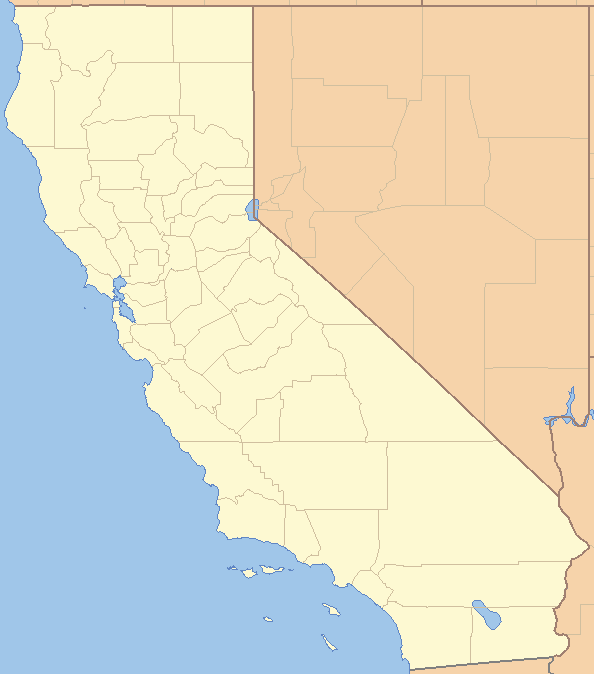
#> input picture UM/ML/hw3s/california.png, 594 x 674 px
$ jupyter execute H3P2T2.ipynb
#> lines starting #> are read from the running program, lines starting #| are printed output that depends on the picture
# Homework 3 Part 2 Task 2 - Regression

The data is in 'housing.csv'. <br>
Each row in the table is a data point: the features of an area in California <br>
Clearly, the `median_house_value` is correlated with some other features, e.g., `median_income` and location <br>
Thus, we can estimate `median_house_value` = regression_model(`median_income`, `longitude`, `latitude`, ...) <br>
The taks is to build regressors to predict `median_house_value` using the other features <br>
If you need some motivation to do this task, see this <br>
A similar dataset on https://www.kaggle.com/c/zillow-prize-1 ($1,200,000)

### Create your "signature"

Run the cell below but do NOT modify the cell. \
The signature needs to be displayed right below the cell in this file. \
You will get zero point if the signature is not displayed.

[cell 1]
import platform, socket, getpass
from time import time
from datetime import datetime
import random

signature = [
    socket.gethostbyname(socket.gethostname()),
    getpass.getuser(),
    datetime.now(),
    random.random(),
]
print(signature)

[cell 2]
import numpy as np
import pandas as pd
import matplotlib.pyplot as plt

[cell 3]
housing = pd.read_csv("housing.csv")
#> (reads UM/ML/hw3s/housing.csv from the repository)
housing.head()

[cell 4]
housing.shape

### Data pre-processing: remove NaN

[cell 5]
housing.isnull().sum()

[cell 6]
# there are 207 NaN in the column 'total_bedrooms', remove them
# check housing again using housing.isnull().sum()
housing["total_bedrooms"].fillna((housing["total_bedrooms"].mean()), inplace=True)
housing.isnull().sum()

### Data pre-processing: Convert categorical data to numerical data - "ocean_proximity"

[cell 7]
housing["ocean_proximity"].value_counts()

[cell 8]
# We can use one-hot encoding method by calling pd.get_dummies
categorical_columns = ["ocean_proximity"]  # must be a list
housing = pd.get_dummies(housing, columns=categorical_columns)
housing.head()

### Visualize the data

[cell 9]
from skimage.io import imread

california_img = imread("california.png")
#> california_img is the input picture: shape (674, 594, 3); mean R, G, B 225, 221.3, 200.9
x1 = min(housing["longitude"].values)
x2 = max(housing["longitude"].values)
y1 = min(housing["latitude"].values)
y2 = max(housing["latitude"].values)
# ---------------------------------------------
# the parameter c refers to color
# thus, median_house_value is color-coded in the left plot
fig, ax = plt.subplots(1, 2)
housing.plot(
    ax=ax[0],
    kind="scatter",
    x="longitude",
    y="latitude",
    s=housing["population"] / 100,
    label="population",
    c="median_house_value",
    cmap=plt.get_cmap("jet"),
    colorbar=True,
    alpha=0.4,
    figsize=(10, 7),
)
# ---------------------------------------------
# the parameter c refers to color
# thus, median_income is color-coded in the right plot
ax[0].imshow(california_img, extent=[x1, x2, y1, y2])
ax[0].set_title("median_house_value")
housing.plot(
    ax=ax[1],
    kind="scatter",
    x="longitude",
    y="latitude",
    s=housing["population"] / 100,
    label="population",
    c="median_income",
    cmap=plt.get_cmap("jet"),
    colorbar=True,
    alpha=0.4,
    figsize=(10, 7),
)
ax[1].imshow(california_img, extent=[x1, x2, y1, y2])
ax[1].set_title("median_income")
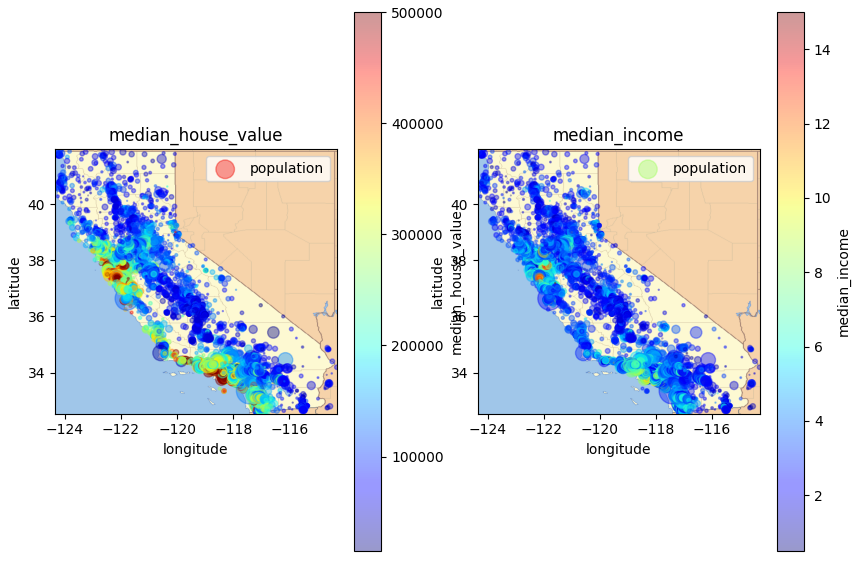
#> figure drawn by matplotlib, 4 panels

### Prepare the Training and Testing Datasets

[cell 10]
X = housing.drop(["median_house_value"], axis=1)
X.head()

[cell 11]
Y = housing["median_house_value"]
Y.head()

[cell 12]
# convert pandas dataframe/series to numpy array
# sklearn functions may not work well with pandas data types
X_columns = X.columns  # store the column names
X = X.values
Y = Y.values

[cell 13]
# trainnig, validation, testing split
from sklearn.model_selection import train_test_split

X_train, X_test, Y_train, Y_test = train_test_split(X, Y, test_size=0.2, random_state=0)
# split X_train and Y_train into a 'pure' training set and a validation set
X_train, X_val, Y_train, Y_val = train_test_split(
    X_train, Y_train, test_size=0.1, random_state=0
)
print("train:", X_train.shape, Y_train.shape)
print("validation:", X_val.shape, Y_val.shape)
print("test:", X_test.shape, Y_test.shape)

[cell 14]
# apply feature normalization to training, validation and test sets
from sklearn.preprocessing import MinMaxScaler

scaler = MinMaxScaler()
scaler.fit(X_train)  # think about why fit to X_train, not X ?
X_train = scaler.transform(X_train)
X_val = scaler.transform(X_val)
X_test = scaler.transform(X_test)

[cell 15]
type(X_train)

## Your task begins here:

(1) build a linear regression model to predict Y given X <br>
(2) build a KNN regression model to predict Y given X <br>
(3) build a random-forest regression model to predict Y given X <br>

### 1. LinearRegression from sklearn.linear_model

[cell 16]
# step1: create a linear model, we assume the name of the model is linear_model
# step2: train/fit the model on the training set
# step3: do prediction on training and testing sets
#        Y_train_pred = linear_model.predict(X_train)
#        Y_test_pred = linear_model.predict(X_test)
# step4: compute MSE, MAE and MAPE of Y_train_pred and Y_test_pred, and print the values
# step5: compute R2 using the method linear_model.score(...) on the training set and the testing set
# step6: plot Y_train vs Y_train_pred, plot Y_test vs Y_test_pred
# step7: visualize the result on the California map

[cell 17]
# step1:
from sklearn.linear_model import LinearRegression
linear_model = LinearRegression()

[cell 18]
# step2:
linear_model.fit(X_train, Y_train)

[cell 19]
# step3:
Y_train_pred = linear_model.predict(X_train)
Y_test_pred = linear_model.predict(X_test)

[cell 20]
type(Y_test_pred)

[cell 21]
# step4:
print("Evaluate model on traning set")
MSE = np.mean((Y_train - Y_train_pred) ** 2)
MAE = np.mean(np.abs(Y_train - Y_train_pred))
MAPE = np.mean(np.abs(Y_train - Y_train_pred) / Y_train)
print("MSE=", MSE)
print("MAE=", MAE)
print("MAPE=", MAPE)
print("Evaluate model on testing set")
MSE = np.mean((Y_test - Y_test_pred) ** 2)
MAE = np.mean(np.abs(Y_test - Y_test_pred))
MAPE = np.mean(np.abs(Y_test - Y_test_pred) / Y_test)
print("MSE=", MSE)
print("MAE=", MAE)
print("MAPE=", MAPE)

[cell 22]
# step5:
print("R2 on training set:", linear_model.score(X_train, Y_train))
print("R2 on testing set:", linear_model.score(X_test, Y_test))

[cell 23]
# step6:
# the red line is the 45-degree line
fig, ax = plt.subplots(1, 2, constrained_layout=True)
ax[0].set_title("Y_test_pred vs Y_test")
ax[0].plot(Y_test, Y_test_pred, ".")
ymax = np.max([Y_test.max(), Y_test_pred.max()])
ax[0].plot(np.linspace(0, ymax, 3), np.linspace(0, ymax, 3), "-r")
ax[0].set_xlabel("Y_test")
ax[0].set_ylabel("Y_test_pred")
ax[1].set_title("Y_train_pred vs Y_train")
ax[1].plot(Y_train, Y_train_pred, ".")
ymax = np.max([Y_train.max(), Y_train_pred.max()])
ax[1].plot(np.linspace(0, ymax, 3), np.linspace(0, ymax, 3), "-r")
ax[1].set_xlabel("Y_train")
ax[1].set_ylabel("Y_train_pred")
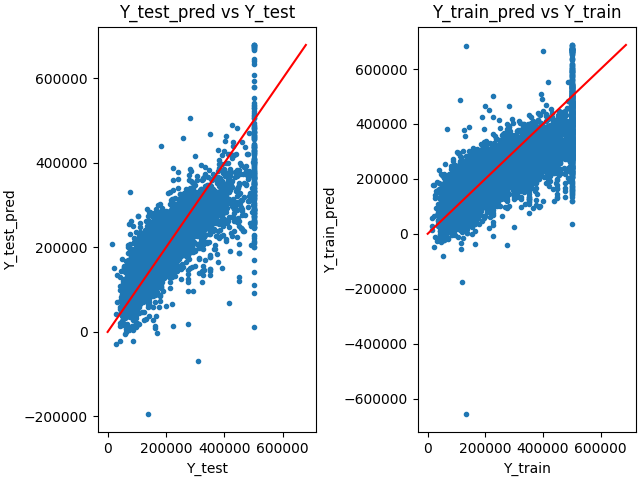
#> figure drawn by matplotlib, 2 panels

[cell 24]
# step7:
data = scaler.inverse_transform(X_test)
data = pd.DataFrame(data, columns=X_columns)
data["Y_test"] = Y_test
data["Y_test_pred"] = Y_test_pred

x1 = min(data["longitude"].values)
x2 = max(data["longitude"].values)
y1 = min(data["latitude"].values)
y2 = max(data["latitude"].values)

fig, ax = plt.subplots(1, 2)
data.plot(
    ax=ax[0],
    kind="scatter",
    x="longitude",
    y="latitude",
    s=data["population"] / 100,
    label="population",
    c="Y_test",
    cmap=plt.get_cmap("jet"),
    colorbar=True,
    alpha=0.4,
    figsize=(10, 7),
)
ax[0].imshow(california_img, extent=[x1, x2, y1, y2])
ax[0].set_title("ground truth")
data.plot(
    ax=ax[1],
    kind="scatter",
    x="longitude",
    y="latitude",
    s=data["population"] / 100,
    label="population",
    c="Y_test_pred",
    cmap=plt.get_cmap("jet"),
    colorbar=True,
    alpha=0.4,
    figsize=(10, 7),
)
ax[1].imshow(california_img, extent=[x1, x2, y1, y2])
ax[1].set_title("prediction")
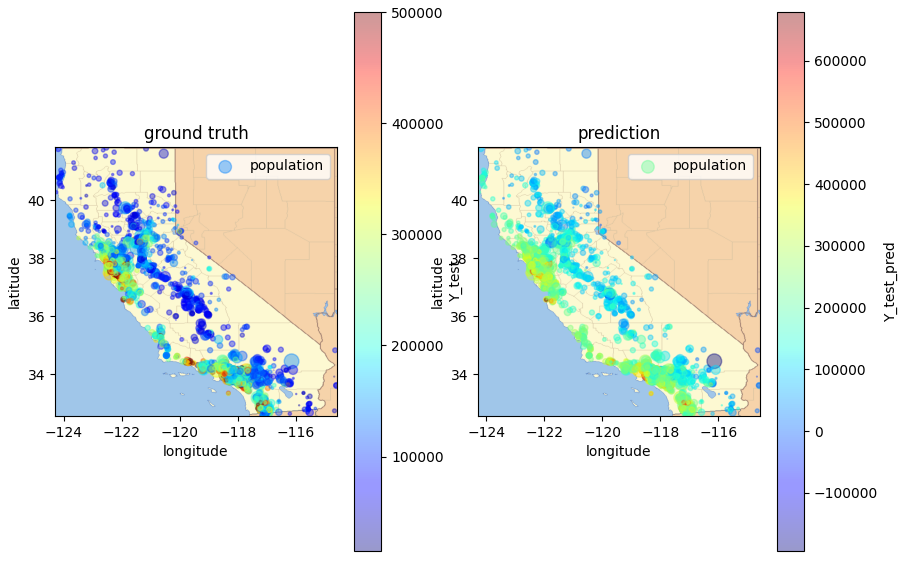
#> figure drawn by matplotlib, 4 panels

[cell 25]
Y_test.shape

### 2. KNeighborsRegressor from sklearn.neighbors.KNeighborsRegressor

[cell 26]
# https://scikit-learn.org/stable/modules/generated/sklearn.neighbors.KNeighborsRegressor.html
# step1: create a knn regression model, we assume the name of the model is knn, set n_neighbors=5
# step2: train the model on the training set
# step3: do prediction on training and testing sets
#        Y_train_pred = knn.predict(X_train)
#        Y_test_pred = knn.predict(X_test)
# step4: compute MSE, MAE and MAPE of Y_train_pred and Y_test_pred, and print the values
# step5: compute R2 using the method knn.score(...) on the training set and the testing set
# step6: scatter plot Y_train vs Y_train_pred, scatter plot Y_test vs Y_test_pred
# step7: visualze the result on the map
# write each step in a cell

[cell 27]
# step1:
from sklearn.neighbors import KNeighborsRegressor
knn = KNeighborsRegressor(n_neighbors=5)

[cell 28]
# step2:
knn.fit(X_train, Y_train)

[cell 29]
# step3:
Y_train_pred = knn.predict(X_train)
Y_test_pred = knn.predict(X_test)

[cell 30]
# step4:
print("Evaluate model on training set")
MSE = np.mean((Y_train - Y_train_pred) ** 2)
MAE = np.mean(np.abs(Y_train - Y_train_pred))
MAPE = np.mean(np.abs(Y_train - Y_train_pred) / Y_train)
print("MSE=", MSE)
print("MAE=", MAE)
print("MAPE=", MAPE)
print("Evaluate model on testing set")
MSE = np.mean((Y_test - Y_test_pred) ** 2)
MAE = np.mean(np.abs(Y_test - Y_test_pred))
MAPE = np.mean(np.abs(Y_test - Y_test_pred) / Y_test)
print("MSE=", MSE)
print("MAE=", MAE)
print("MAPE=", MAPE)

[cell 31]
# step5:
print("R2 on training set:", knn.score(X_train, Y_train))
print("R2 on testing set:", knn.score(X_test, Y_test))

[cell 32]
# step6:
fig, ax = plt.subplots(1, 2, constrained_layout=True)
ax[0].set_title("Y_test_pred vs Y_test")
ax[0].plot(Y_test, Y_test_pred, ".")
ymax = np.max([Y_test.max(), Y_test_pred.max()])
ax[0].plot(np.linspace(0, ymax, 3), np.linspace(0, ymax, 3), "-r")
ax[0].set_xlabel("Y_test")
ax[0].set_ylabel("Y_test_pred")
ax[1].set_title("Y_train_pred vs Y_train")
ax[1].plot(Y_train, Y_train_pred, ".")
ymax = np.max([Y_train.max(), Y_train_pred.max()])
ax[1].plot(np.linspace(0, ymax, 3), np.linspace(0, ymax, 3), "-r")
ax[1].set_xlabel("Y_train")
ax[1].set_ylabel("Y_train_pred")
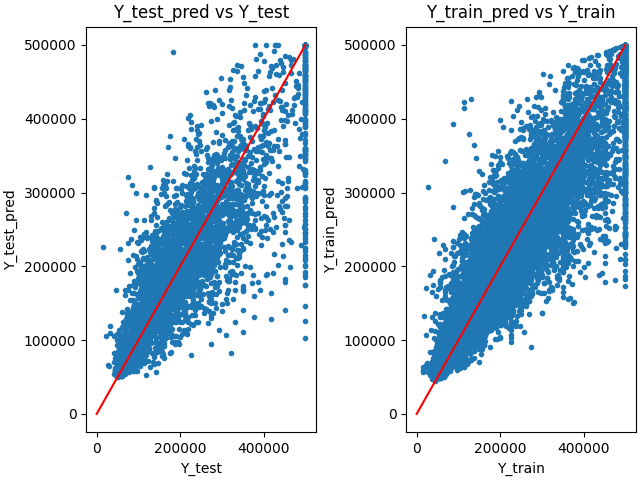
#> figure drawn by matplotlib, 2 panels

[cell 33]
# step7:
data = scaler.inverse_transform(X_test)
data = pd.DataFrame(data, columns=X_columns)
data["Y_test"] = Y_test
data["Y_test_pred"] = Y_test_pred

x1 = min(data["longitude"].values)
x2 = max(data["longitude"].values)
y1 = min(data["latitude"].values)
y2 = max(data["latitude"].values)

fig, ax = plt.subplots(1, 2)
data.plot(
    ax=ax[0],
    kind="scatter",
    x="longitude",
    y="latitude",
    s=data["population"] / 100,
    label="population",
    c="Y_test",
    cmap=plt.get_cmap("jet"),
    colorbar=True,
    alpha=0.4,
    figsize=(10, 7),
)
ax[0].imshow(california_img, extent=[x1, x2, y1, y2])
ax[0].set_title("ground truth")
data.plot(
    ax=ax[1],
    kind="scatter",
    x="longitude",
    y="latitude",
    s=data["population"] / 100,
    label="population",
    c="Y_test_pred",
    cmap=plt.get_cmap("jet"),
    colorbar=True,
    alpha=0.4,
    figsize=(10, 7),
)
ax[1].imshow(california_img, extent=[x1, x2, y1, y2])
ax[1].set_title("prediction")
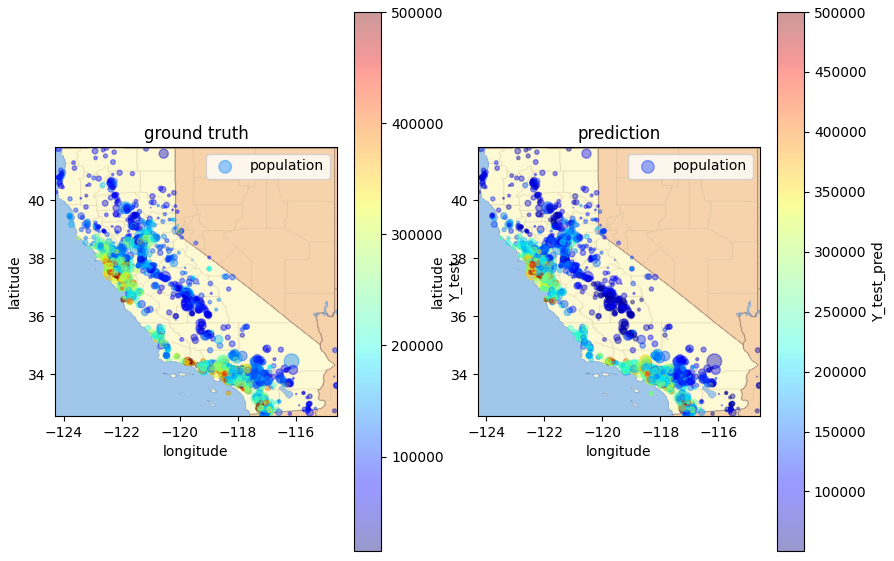
#> figure drawn by matplotlib, 4 panels

### 3(a). RandomForestRegressor from sklearn.ensemble

[cell 34]
# https://scikit-learn.org/stable/modules/generated/sklearn.ensemble.RandomForestRegressor.html
# step1: create a RF regression model, we assume the name of the model is RF
#        set n_estimators=20, max_depth=10, and random_state=0
#        other hyper-parameters take the default values (you do not need to set values for those)
# step2: train the model on the training set
# step3: do prediction on training and testing sets
#        Y_train_pred = RF.predict(X_train)
#        Y_test_pred = RF.predict(X_test)
# step4: compute MSE, MAE and MAPE of Y_train_pred and Y_test_pred, and print the values
# step5: compute R2 using the method RF.score(...) on the training set and the testing set
# step6: scatter plot Y_train vs Y_train_pred, scatter plot Y_test vs Y_test_pred
# step7: visualze the result on the map
# write each step in a cell

[cell 35]
# step1:
from sklearn.ensemble import RandomForestRegressor
RF = RandomForestRegressor(n_estimators=20, max_depth=10, random_state=0)

[cell 36]
# step2:
RF.fit(X_train, Y_train)

[cell 37]
# step3:
Y_train_pred = RF.predict(X_train)
Y_test_pred = RF.predict(X_test)

[cell 38]
# step4:
print("Evaluate model on training set")
MSE = np.mean((Y_train - Y_train_pred) ** 2)
MAE = np.mean(np.abs(Y_train - Y_train_pred))
MAPE = np.mean(np.abs(Y_train - Y_train_pred) / Y_train)
print("MSE=", MSE)
print("MAE=", MAE)
print("MAPE=", MAPE)
print("Evaluate model on testing set")
MSE = np.mean((Y_test - Y_test_pred) ** 2)
MAE = np.mean(np.abs(Y_test - Y_test_pred))
MAPE = np.mean(np.abs(Y_test - Y_test_pred) / Y_test)
print("MSE=", MSE)
print("MAE=", MAE)
print("MAPE=", MAPE)

[cell 39]
# step5:
print("R2 on training set:", RF.score(X_train, Y_train))
print("R2 on testing set:", RF.score(X_test, Y_test))

[cell 40]
# step6:
fig, ax = plt.subplots(1, 2, constrained_layout=True)
ax[0].set_title("Y_test_pred vs Y_test")
ax[0].plot(Y_test, Y_test_pred, ".")
ymax = np.max([Y_test.max(), Y_test_pred.max()])
ax[0].plot(np.linspace(0, ymax, 3), np.linspace(0, ymax, 3), "-r")
ax[0].set_xlabel("Y_test")
ax[0].set_ylabel("Y_test_pred")
ax[1].set_title("Y_train_pred vs Y_train")
ax[1].plot(Y_train, Y_train_pred, ".")
ymax = np.max([Y_train.max(), Y_train_pred.max()])
ax[1].plot(np.linspace(0, ymax, 3), np.linspace(0, ymax, 3), "-r")
ax[1].set_xlabel("Y_train")
ax[1].set_ylabel("Y_train_pred")
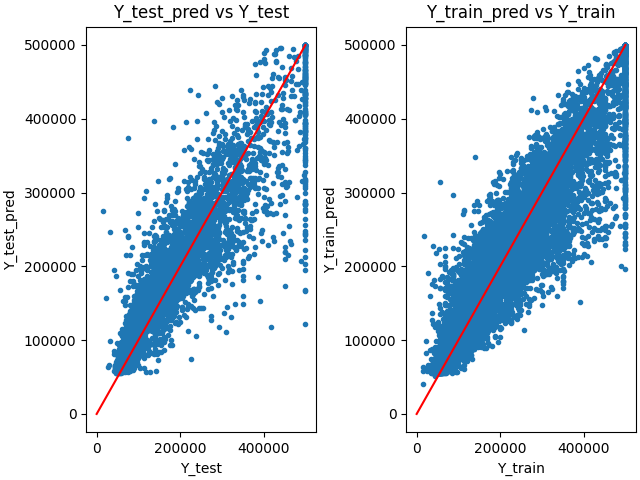
#> figure drawn by matplotlib, 2 panels

[cell 41]
# step7:
data = scaler.inverse_transform(X_test)
data = pd.DataFrame(data, columns=X_columns)
data["Y_test"] = Y_test
data["Y_test_pred"] = Y_test_pred

x1 = min(data["longitude"].values)
x2 = max(data["longitude"].values)
y1 = min(data["latitude"].values)
y2 = max(data["latitude"].values)

fig, ax = plt.subplots(1, 2)
data.plot(
    ax=ax[0],
    kind="scatter",
    x="longitude",
    y="latitude",
    s=data["population"] / 100,
    label="population",
    c="Y_test",
    cmap=plt.get_cmap("jet"),
    colorbar=True,
    alpha=0.4,
    figsize=(10, 7),
)
ax[0].imshow(california_img, extent=[x1, x2, y1, y2])
ax[0].set_title("ground truth")
data.plot(
    ax=ax[1],
    kind="scatter",
    x="longitude",
    y="latitude",
    s=data["population"] / 100,
    label="population",
    c="Y_test_pred",
    cmap=plt.get_cmap("jet"),
    colorbar=True,
    alpha=0.4,
    figsize=(10, 7),
)
ax[1].imshow(california_img, extent=[x1, x2, y1, y2])
ax[1].set_title("prediction")
